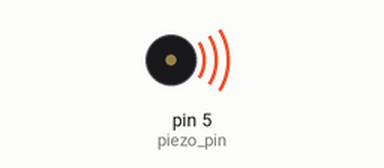
The sketch below on a simulated Arduino Uno, built with avr-gcc and run on an emulated ATmega328P. Parts: buzzer (waves = sounding).

Above: at 0.3 s.
Timing chart, 0 to 18.1 s (numbered marks = the images above):
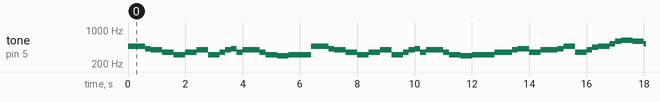

Measured:
- by itself, tone on pin 5 (piezo_pin): plays 466 Hz for 0.60 s, 415 Hz for 0.20 s, 392 Hz for 0.40 s, 349 Hz for 0.40 s, 311 Hz for 0.40 s, 349 Hz for 0.40 s … (307 notes in this stretch)

The sketch:

piezoDeckTheHalls.ino
```cpp
int piezo_pin = 5;

// One octave of notes between A4 and A5
int note_A4 = 440;
float note_As4 = 466.16; float note_Bb4 = note_As4;
int note_B4 = 494;
int note_C5 = 523;
int note_Cs5 = 554; int note_Db5 = note_Cs5;
int note_D5 = 587;
float note_Ds5 = 622.25; float note_Eb5 = note_Ds5;
int note_E5 = 659;
int note_F5 = 698;
int note_Fs5 = 740; int note_Gb5 = note_Fs5;
int note_G5 = 784;
float note_Gs5 = 830.61; float note_Ab5 = note_Gs5;
float note_Ab4 = 415.30;
int note_G4 = 392;
float note_F4 = 349.23;
float note_Eb4 = 311.13;
float note_D4 = 293.66;
int note_A5 = note_A4 * 2;
int note_As5 = note_As4 * 2; int note_Bb5 = note_As5;
int note_B5 = note_B4 * 2;

int note_rest = -1;

// note lengths defined here
long whole_note = 1600; // change tempo by changing duration of one measure
long half_note = whole_note / 2;
long quarter_note = whole_note / 4;
long eighth_note = whole_note / 8;
long sixteenth_note = whole_note / 16;
long dotted_quarter = quarter_note + eighth_note;

// WRITE YOUR SONG HERE
// if you want there to be silence between notes,
//   staccato should be true
bool staccato = true;

void setup() {
  pinMode(piezo_pin, OUTPUT);
//    int verse_1[17][2]= {{note_Bb4, dotted_quarter}, {note_Ab4, eighth_note},{note_G4, quarter_note},
//    {note_F4, quarter_note},{note_Eb4, quarter_note}, {note_F4, quarter_note},
//    {note_G4, quarter_note},{note_Eb4, quarter_note}, {note_F4, eighth_note},
//    {note_G4, eighth_note},{note_Ab4, eighth_note},{note_F4, eighth_note},{note_G4, dotted_quarter},
//    {note_F4, eighth_note},{note_Eb4, quarter_note},{note_D4, quarter_note},{note_Eb4, half_note}};
//
//    int verse_2[17][2]= {{ note_F4, dotted_quarter},{note_G4, eighth_note},{note_Ab4, quarter_note},{note_F4, quarter_note},
//    {note_G4, dotted_quarter},{note_Ab4, eighth_note},{note_Bb4, quarter_note},{note_F4, quarter_note},{note_G4, eighth_note},
//    {note_A4, eighth_note},{note_Bb4, quarter_note},{note_C5, eighth_note},{note_D5, eighth_note},{note_Eb5, quarter_note},
//    {note_D5, quarter_note},{note_C5, quarter_note},{note_Bb4, half_note}};
//
//    int verse_3[18][2]= {{note_Bb4, dotted_quarter}, {note_Ab4, eighth_note},{note_G4, quarter_note},
//    {note_F4, quarter_note},{note_Eb4, quarter_note}, {note_F4, quarter_note},
//    {note_G4, quarter_note},{note_Eb4, quarter_note}, {note_C5, eighth_note},{note_C5, eighth_note},{note_C5, eighth_note},
//    {note_C5, eighth_note},{note_Bb4, dotted_quarter},{ note_Ab4, eighth_note},
//    {note_G4, quarter_note},{note_F4, quarter_note},{note_Eb4, half_note}};
  Serial.begin(9600);
}


void loop() {
//  int verse_1[17][2]= {{note_Bb4, dotted_quarter}, {note_Ab4, eighth_note},{note_G4, quarter_note},
//  {note_F4, quarter_note},{note_Eb4, quarter_note}, {note_F4, quarter_note},
//  {note_G4, quarter_note},{note_Eb4, quarter_note}, {note_F4, eighth_note},
//  {note_G4, eighth_note},{note_Ab4, eighth_note},{note_F4, eighth_note},{note_G4, dotted_quarter},
//  {note_F4, eighth_note},{note_Eb4, quarter_note},{note_D4, quarter_note},{note_Eb4, half_note}};
//
//  int verse_2[17][2]= {{ note_F4, dotted_quarter},{note_G4, eighth_note},{note_Ab4, quarter_note},{note_F4, quarter_note},
//  {note_G4, dotted_quarter},{note_Ab4, eighth_note},{note_Bb4, quarter_note},{note_F4, quarter_note},{note_G4, eighth_note},
//  {note_A4, eighth_note},{note_Bb4, quarter_note},{note_C5, eighth_note},{note_D5, eighth_note},{note_Eb5, quarter_note},
//  {note_D5, quarter_note},{note_C5, quarter_note},{note_Bb4, half_note}};
//
//  int verse_3[18][2]= {{note_Bb4, dotted_quarter}, {note_Ab4, eighth_note},{note_G4, quarter_note},
//  {note_F4, quarter_note},{note_Eb4, quarter_note}, {note_F4, quarter_note},
//  {note_G4, quarter_note},{note_Eb4, quarter_note}, {note_C5, eighth_note},{note_C5, eighth_note},{note_C5, eighth_note},
//  {note_C5, eighth_note},{note_Bb4, dotted_quarter},{ note_Ab4, eighth_note},
//  {note_G4, quarter_note},{note_F4, quarter_note},{note_Eb4, half_note}};
//
//  for (int i=0; i<3; i++){
//    Serial.print("First Loop");
//    Serial.println(i);
//
//    for (int note=0; note< sizeof(verse_1)-1; note++){
//      int frequency= verse_1[note][0];
//      int duration= verse_1[note][1];
//      Serial.print("note: ");
//      Serial.println(note);
//      tone(piezo_pin, frequency, duration);
//      delay(duration);
//     }
//   }
//
//   for (int note=0; note< sizeof(verse_2)-1; note++){
//      int frequency2= verse_2[note][0];
//      int duration2= verse_2[note][1];
//      tone(piezo_pin, frequency2, duration2);
//      delay(duration2);}
//
//   for (int note=0; note< sizeof(verse_3)-1; note++){
//      int frequency3= verse_3[note][0];
//      int duration3= verse_3[note][1];
//      tone(piezo_pin, frequency3, duration3);
//      delay(duration3);}
  //verse1
  tone(piezo_pin, note_Bb4, dotted_quarter);
  delay(600);
  tone(piezo_pin, note_Ab4, eighth_note);
  delay(200);
  tone(piezo_pin, note_G4, quarter_note);
  delay(400);
  tone(piezo_pin, note_F4, quarter_note);
  delay(400);
  tone(piezo_pin, note_Eb4, quarter_note);
  delay(400);
  tone(piezo_pin, note_F4, quarter_note);
  delay(400);
  tone(piezo_pin, note_G4, quarter_note);
  delay(400);
  tone(piezo_pin, note_Eb4, quarter_note);
  delay(400);
  tone(piezo_pin, note_F4, eighth_note);
  delay(200);
  tone(piezo_pin, note_G4, eighth_note);
  delay(200);
  tone(piezo_pin, note_Ab4, eighth_note);
  delay(200);
  tone(piezo_pin, note_F4, eighth_note);
  delay(200);
  tone(piezo_pin, note_G4, dotted_quarter);
  delay(600);
  tone(piezo_pin, note_F4, eighth_note);
  delay(200);
  tone(piezo_pin, note_Eb4, quarter_note);
  delay(400);
  tone(piezo_pin, note_D4, quarter_note);
  delay(400);
  tone(piezo_pin, note_Eb4, half_note);
  delay(800);

  tone(piezo_pin, note_Bb4, dotted_quarter);
  delay(600);
  tone(piezo_pin, note_Ab4, eighth_note);
  delay(200);
  tone(piezo_pin, note_G4, quarter_note);
  delay(400);
  tone(piezo_pin, note_F4, quarter_note);
  delay(400);
  tone(piezo_pin, note_Eb4, quarter_note);
  delay(400);
  tone(piezo_pin, note_F4, quarter_note);
  delay(400);
  tone(piezo_pin, note_G4, quarter_note);
  delay(400);
  tone(piezo_pin, note_Eb4, quarter_note);
  delay(400);
  tone(piezo_pin, note_F4, eighth_note);
  delay(200);
  tone(piezo_pin, note_G4, eighth_note);
  delay(200);
  tone(piezo_pin, note_Ab4, eighth_note);
  delay(200);
  tone(piezo_pin, note_F4, eighth_note);
  delay(200);
  tone(piezo_pin, note_G4, dotted_quarter);
  delay(600);
  tone(piezo_pin, note_F4, eighth_note);
  delay(200);
  tone(piezo_pin, note_Eb4, quarter_note);
  delay(400);
  tone(piezo_pin, note_D4, quarter_note);
  delay(400);
  tone(piezo_pin, note_Eb4, half_note);
  delay(800);


//  //verse2
  tone(piezo_pin, note_F4, dotted_quarter);
  delay(600);
  tone(piezo_pin, note_G4, eighth_note);
  delay(200);
  tone(piezo_pin, note_Ab4, quarter_note);
  delay(400);
  tone(piezo_pin, note_F4, quarter_note);
  delay(400);
  tone(piezo_pin, note_G4, dotted_quarter);
  delay(600);
  tone(piezo_pin, note_Ab4, eighth_note);
  delay(200);
  tone(piezo_pin, note_Bb4, quarter_note);
  delay(400);
  tone(piezo_pin, note_F4, quarter_note);
  delay(400);
  tone(piezo_pin, note_G4, eighth_note);
  delay(200);
  tone(piezo_pin, note_A4, eighth_note);
  delay(200);
  tone(piezo_pin, note_Bb4, quarter_note);
  delay(400);
  tone(piezo_pin, note_C5, eighth_note);
  delay(200);
  tone(piezo_pin, note_D5, eighth_note);
  delay(200);
  tone(piezo_pin, note_Eb5, quarter_note);
  delay(400);
  tone(piezo_pin, note_D5, quarter_note);
  delay(400);
  tone(piezo_pin, note_C5, quarter_note);
  delay(400);
  tone(piezo_pin, note_Bb4, half_note);
  delay(800);


//  //verse3
    tone(piezo_pin, note_Bb4, dotted_quarter);
    delay(600);
    tone(piezo_pin, note_Ab4, eighth_note);
    delay(200);
    tone(piezo_pin, note_G4, quarter_note);
    delay(400);
    tone(piezo_pin, note_F4, quarter_note);
    delay(400);
    tone(piezo_pin, note_Eb4, quarter_note);
    delay(400);
    tone(piezo_pin, note_F4, quarter_note);
    delay(400);
    tone(piezo_pin, note_G4, quarter_note);
    delay(400);
    tone(piezo_pin, note_Eb4, quarter_note);
    delay(400);
    tone(piezo_pin, note_C5, eighth_note);
    delay(200);
    tone(piezo_pin, note_C5, eighth_note);
    delay(200);
    tone(piezo_pin, note_C5, eighth_note);
    delay(200);
    tone(piezo_pin, note_C5, eighth_note);
    delay(200);
    tone(piezo_pin, note_Bb4, dotted_quarter);
    delay(600);
    tone(piezo_pin, note_Ab4, eighth_note);
    delay(200);
    tone(piezo_pin, note_G4, quarter_note);
    delay(400);
    tone(piezo_pin, note_F4, quarter_note);
    delay(400);
    tone(piezo_pin, note_Eb4, half_note);
    delay(3000);


  //PLAY YOUR SONG HERE
}
```
